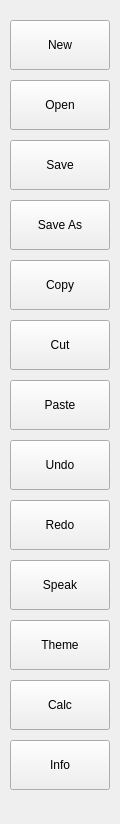
     <widget class="QWidget" name="widget" native="true">
      <property name="minimumSize">
       <size>
        <width>120</width>
        <height>824</height>
       </size>
      </property>
      <property name="maximumSize">
       <size>
        <width>120</width>
        <height>16777215</height>
       </size>
      </property>
      <widget class="QPushButton" name="pushButtonNew">
       <property name="geometry">
        <rect>
         <x>10</x>
         <y>20</y>
         <width>100</width>
         <height>50</height>
        </rect>
       </property>
       <property name="minimumSize">
        <size>
         <width>100</width>
         <height>50</height>
        </size>
       </property>
       <property name="maximumSize">
        <size>
         <width>100</width>
         <height>50</height>
        </size>
       </property>
       <property name="text">
        <string>New</string>
       </property>
       <property name="icon">
        <iconset resource="images.qrc">
         <normaloff>:/icons/images/new-file.png</normaloff>:/icons/images/new-file.png</iconset>
       </property>
       <property name="iconSize">
        <size>
         <width>30</width>
         <height>30</height>
        </size>
       </property>
       <property name="shortcut">
        <string>Ctrl+N</string>
       </property>
      </widget>
      <widget class="QPushButton" name="pushButtonOpen">
       <property name="geometry">
        <rect>
         <x>10</x>
         <y>80</y>
         <width>100</width>
         <height>50</height>
        </rect>
       </property>
       <property name="minimumSize">
        <size>
         <width>100</width>
         <height>50</height>
        </size>
       </property>
       <property name="maximumSize">
        <size>
         <width>100</width>
         <height>50</height>
        </size>
       </property>
       <property name="text">
        <string>Open</string>
       </property>
       <property name="icon">
        <iconset resource="images.qrc">
         <normaloff>:/icons/images/folder.png</normaloff>:/icons/images/folder.png</iconset>
       </property>
       <property name="iconSize">
        <size>
         <width>30</width>
         <height>30</height>
        </size>
       </property>
       <property name="shortcut">
        <string>Ctrl+O</string>
       </property>
      </widget>
      <widget class="QPushButton" name="pushButtonSave">
       <property name="geometry">
        <rect>
         <x>10</x>
         <y>140</y>
         <width>100</width>
         <height>50</height>
        </rect>
       </property>
       <property name="minimumSize">
        <size>
         <width>100</width>
         <height>50</height>
        </size>
       </property>
       <property name="maximumSize">
        <size>
         <width>100</width>
         <height>50</height>
        </size>
       </property>
       <property name="text">
        <string>Save</string>
       </property>
       <property name="icon">
        <iconset resource="images.qrc">
         <normaloff>:/icons/images/save.png</normaloff>:/icons/images/save.png</iconset>
       </property>
       <property name="iconSize">
        <size>
         <width>30</width>
         <height>30</height>
        </size>
       </property>
       <property name="shortcut">
        <string>Ctrl+S</string>
       </property>
      </widget>
      <widget class="QPushButton" name="pushButtonSaveAs">
       <property name="geometry">
        <rect>
         <x>10</x>
         <y>200</y>
         <width>100</width>
         <height>50</height>
        </rect>
       </property>
       <property name="minimumSize">
        <size>
         <width>100</width>
         <height>50</height>
        </size>
       </property>
       <property name="maximumSize">
        <size>
         <width>100</width>
         <height>50</height>
        </size>
       </property>
       <property name="text">
        <string>Save As</string>
       </property>
       <property name="icon">
        <iconset resource="images.qrc">
         <normaloff>:/icons/images/save.png</normaloff>:/icons/images/save.png</iconset>
       </property>
       <property name="iconSize">
        <size>
         <width>30</width>
         <height>30</height>
        </size>
       </property>
       <property name="shortcut">
        <string>Shift+S</string>
       </property>
      </widget>
      <widget class="QPushButton" name="pushButtonCopy">
       <property name="geometry">
        <rect>
         <x>10</x>
         <y>260</y>
         <width>100</width>
         <height>50</height>
        </rect>
       </property>
       <property name="minimumSize">
        <size>
         <width>100</width>
         <height>50</height>
        </size>
       </property>
       <property name="maximumSize">
        <size>
         <width>100</width>
         <height>50</height>
        </size>
       </property>
       <property name="text">
        <string>Copy</string>
       </property>
       <property name="icon">
        <iconset resource="images.qrc">
         <normaloff>:/icons/images/copy.png</normaloff>:/icons/images/copy.png</iconset>
       </property>
       <property name="iconSize">
        <size>
         <width>30</width>
         <height>30</height>
        </size>
       </property>
       <property name="shortcut">
        <string>Ctrl+C</string>
       </property>
      </widget>
      <widget class="QPushButton" name="pushButtonCut">
       <property name="geometry">
        <rect>
         <x>10</x>
         <y>320</y>
         <width>100</width>
         <height>50</height>
        </rect>
       </property>
       <property name="minimumSize">
        <size>
         <width>100</width>
         <height>50</height>
        </size>
       </property>
       <property name="maximumSize">
        <size>
         <width>100</width>
         <height>50</height>
        </size>
       </property>
       <property name="text">
        <string>Cut</string>
       </property>
       <property name="icon">
        <iconset resource="images.qrc">
         <normaloff>:/icons/images/cut.png</normaloff>:/icons/images/cut.png</iconset>
       </property>
       <property name="iconSize">
        <size>
         <width>30</width>
         <height>30</height>
        </size>
       </property>
       <property name="shortcut">
        <string>Ctrl+X</string>
       </property>
      </widget>
      <widget class="QPushButton" name="pushButtonPaste">
       <property name="geometry">
        <rect>
         <x>10</x>
         <y>380</y>
         <width>100</width>
         <height>50</height>
        </rect>
       </property>
       <property name="minimumSize">
        <size>
         <width>100</width>
         <height>50</height>
        </size>
       </property>
       <property name="maximumSize">
        <size>
         <width>100</width>
         <height>50</height>
        </size>
       </property>
       <property name="text">
        <string>Paste</string>
       </property>
       <property name="icon">
        <iconset resource="images.qrc">
         <normaloff>:/icons/images/paste.png</normaloff>:/icons/images/paste.png</iconset>
       </property>
       <property name="iconSize">
        <size>
         <width>30</width>
         <height>30</height>
        </size>
       </property>
       <property name="shortcut">
        <string>Ctrl+V</string>
       </property>
      </widget>
      <widget class="QPushButton" name="pushButtonUndo">
       <property name="geometry">
        <rect>
         <x>10</x>
         <y>440</y>
         <width>100</width>
         <height>50</height>
        </rect>
       </property>
       <property name="minimumSize">
        <size>
         <width>100</width>
         <height>50</height>
        </size>
       </property>
       <property name="maximumSize">
        <size>
         <width>100</width>
         <height>50</height>
        </size>
       </property>
       <property name="text">
        <string>Undo</string>
       </property>
       <property name="icon">
        <iconset resource="images.qrc">
         <normaloff>:/icons/images/undo.png</normaloff>:/icons/images/undo.png</iconset>
       </property>
       <property name="iconSize">
        <size>
         <width>30</width>
         <height>30</height>
        </size>
       </property>
       <property name="shortcut">
        <string>Ctrl+Z</string>
       </property>
      </widget>
      <widget class="QPushButton" name="pushButtonRedo">
       <property name="geometry">
        <rect>
         <x>10</x>
         <y>500</y>
         <width>100</width>
         <height>50</height>
        </rect>
       </property>
       <property name="minimumSize">
        <size>
         <width>100</width>
         <height>50</height>
        </size>
       </property>
       <property name="maximumSize">
        <size>
         <width>100</width>
         <height>50</height>
        </size>
       </property>
       <property name="text">
        <string>Redo</string>
       </property>
       <property name="icon">
        <iconset resource="images.qrc">
         <normaloff>:/icons/images/redo.png</normaloff>:/icons/images/redo.png</iconset>
       </property>
       <property name="iconSize">
        <size>
         <width>30</width>
         <height>30</height>
        </size>
       </property>
       <property name="shortcut">
        <string>Ctrl+Y</string>
       </property>
      </widget>
      <widget class="QPushButton" name="pushButtonSpeakTab">
       <property name="geometry">
        <rect>
         <x>10</x>
         <y>560</y>
         <width>100</width>
         <height>50</height>
        </rect>
       </property>
       <property name="minimumSize">
        <size>
         <width>100</width>
         <height>50</height>
        </size>
       </property>
       <property name="maximumSize">
        <size>
         <width>100</width>
         <height>50</height>
        </size>
       </property>
       <property name="text">
        <string>Speak</string>
       </property>
       <property name="icon">
        <iconset resource="images.qrc">
         <normaloff>:/icons/images/voice.png</normaloff>:/icons/images/voice.png</iconset>
       </property>
       <property name="iconSize">
        <size>
         <width>30</width>
         <height>30</height>
        </size>
       </property>
       <property name="shortcut">
        <string>Ctrl+Shift+S</string>
       </property>
      </widget>
      <widget class="QPushButton" name="pushButtonTheamTab">
       <property name="geometry">
        <rect>
         <x>10</x>
         <y>620</y>
         <width>100</width>
         <height>50</height>
        </rect>
       </property>
       <property name="minimumSize">
        <size>
         <width>100</width>
         <height>50</height>
        </size>
       </property>
       <property name="maximumSize">
        <size>
         <width>100</width>
         <height>50</height>
        </size>
       </property>
       <property name="text">
        <string>Theme</string>
       </property>
       <property name="icon">
        <iconset resource="images.qrc">
         <normaloff>:/icons/images/theme.png</normaloff>:/icons/images/theme.png</iconset>
       </property>
       <property name="iconSize">
        <size>
         <width>30</width>
         <height>30</height>
        </size>
       </property>
       <property name="shortcut">
        <string>Ctrl+T</string>
       </property>
      </widget>
      <widget class="QPushButton" name="pushButtonInfo">
       <property name="geometry">
        <rect>
         <x>10</x>
         <y>740</y>
         <width>100</width>
         <height>50</height>
        </rect>
       </property>
       <property name="minimumSize">
        <size>
         <width>100</width>
         <height>50</height>
        </size>
       </property>
       <property name="maximumSize">
        <size>
         <width>100</width>
         <height>50</height>
        </size>
       </property>
       <property name="text">
        <string>Info</string>
       </property>
       <property name="icon">
        <iconset resource="images.qrc">
         <normaloff>:/icons/images/info.png</normaloff>:/icons/images/info.png</iconset>
       </property>
       <property name="iconSize">
        <size>
         <width>30</width>
         <height>30</height>
        </size>
       </property>
       <property name="shortcut">
        <string>Alt+I</string>
       </property>
      </widget>
      <widget class="QPushButton" name="pushButtonCalc">
       <property name="geometry">
        <rect>
         <x>10</x>
         <y>680</y>
         <width>100</width>
         <height>50</height>
        </rect>
       </property>
       <property name="minimumSize">
        <size>
         <width>100</width>
         <height>50</height>
        </size>
       </property>
       <property name="maximumSize">
        <size>
         <width>100</width>
         <height>50</height>
        </size>
       </property>
       <property name="text">
        <string>Calc</string>
       </property>
       <property name="icon">
        <iconset resource="images.qrc">
         <normaloff>:/icons/images/calculator.png</normaloff>:/icons/images/calculator.png</iconset>
       </property>
       <property name="iconSize">
        <size>
         <width>30</width>
         <height>30</height>
        </size>
       </property>
       <property name="shortcut">
        <string>Alt+C</string>
       </property>
      </widget>
     </widget>
